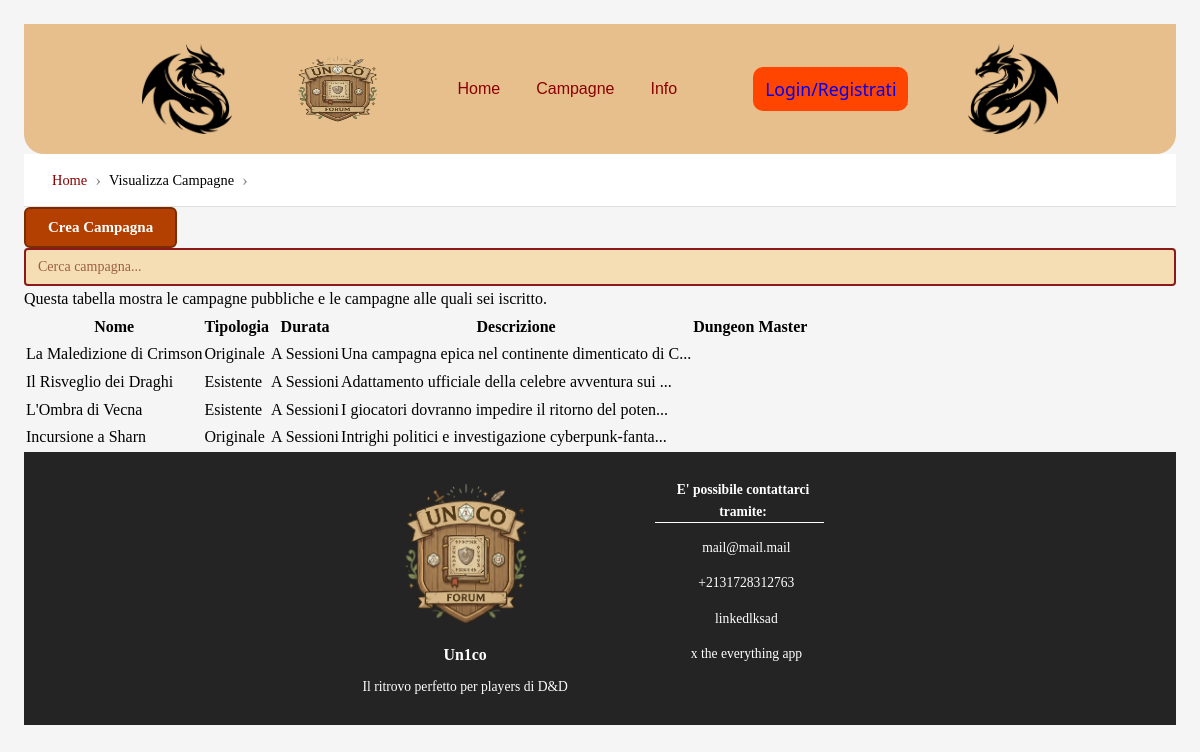
The page /campagne on the database its author committed.
### tables this page shows
create table Campagna (
    codice_campagna varchar(16) not null,
    nome varchar(255) not null,
    tipologia ENUM('Esistente', 'Originale') not null,
    durata ENUM('One Shot', 'A Sessioni') not null,
    descrizione text not null,
    dungeon_master varchar(255) not null,
    visibilita boolean not null,
    primary key (codice_campagna),
    foreign key (dungeon_master) references Utente(username) on delete cascade
);

### src/PHP/Queries/Queries.php (called while the page is built, shortened)
<?php
function getCampagnePubbliche(): ?array
{
    $query = "SELECT * FROM Campagna WHERE visibilita = true";
    try {
        $connection = DBAccess::getInstance();
        $stmt = $connection->prepare($query);
        $stmt->execute();
        $result = $stmt->get_result();
        return $result->fetch_all(MYSQLI_ASSOC);
    } catch (mysqli_sql_exception $e) {
        error_log("Errore DB durante il caricamento campagne pubbliche: " . $e->getMessage());
        throw new DatabaseError("Si è verificato un errore nel caricamento dei dati.");
    }
}

### src/PHP/Pages/lista_campagne.php (the view, shortened to what this page needs)
<?php
require_once BASE_PATH . "/src/PHP/Helper/Helper.php";
require_once BASE_PATH . "/src/PHP/Queries/Queries.php";
$titolo = 'Lista delle campagne';
$descrizione = 'Guarda le campagne pubbliche e quelle a cui partecipi';
$keywords = 'campagne, gioco, unisciti, scopri, disponibili';
$page = file_get_contents(BASE_PATH . "/src/HTML/structure/lista_campagne.html");
try{
$campagne = getCampagnePubbliche();
$rowsHtml = '';
if ($campagne && count($campagne) > 0 ) {
    foreach ($campagne as $campagna) {
        $introDescrizione = strlen($campagna['descrizione']) > 50
            ? substr($campagna['descrizione'], 0, 50) . '...'
            : $campagna['descrizione'];
        $codiceCampagna = htmlspecialchars($campagna['codice_campagna'], ENT_QUOTES, 'UTF-8');
        $rowsHtml .= '<tr onclick="window.location.href=\'/scheda_campagna?codice=' . $codiceCampagna . '\'" style="cursor: pointer;">';
        $rowsHtml .= '<td>' . htmlspecialchars($campagna['nome']) . '</td>';
        $rowsHtml .= '<td>' . htmlspecialchars($campagna['tipologia']) . '</td>';
        $rowsHtml .= '<td>' . htmlspecialchars($campagna['durata']) . '</td>';
        $rowsHtml .= '<td>' . htmlspecialchars($introDescrizione) . '</td>';
        $rowsHtml .= '</tr>';
    }
} else {
    $rowsHtml = '<tr><td colspan="5">Nessuna campagna pubblica disponibile al momento.</td></tr>';
}
} catch (Exception $e) {
    $rowsHtml = '<tr><td colspan="5">Errore nel caricamento delle campagne.</td></tr>';
}
$page = str_replace('{{CAMPAGNE_ROWS}}', $rowsHtml, $page);
$header = headerPlaceholder($titolo, $descrizione, $keywords, "lista_campagne");
$footer = file_get_contents(BASE_PATH . "/src/HTML/template/footer.html");
$content = $header . $page . $footer;
echo $content;

### public/assets/CSS/ap_stylesheet.css (style rules this page uses)
* { padding: 0; margin: 0; box-sizing: border-box; text-decoration: none; list-style: none; }
body { height: 100%; font-family: 'Segoe UI', Tahoma, Geneva, Verdana, sans-serif; line-height: 1.6; background-color: #f5f5f5; }
.wrapper { min-height: 100vh; display: flex; flex-direction: column; }
.container { max-width: 1200px; margin: 0 0.5rem; padding: 0 20px; }
header { background: #E6BF8C; border-radius: 0px 0px 20px 20px; width: 100%; top: 0; right: 0; z-index: 10000; display: flex; align-items: center; justify-content: space-evenly; padding: 20px 5%; transition: all 0.5s ease; }
.left_dragon, .right_dragon { display: flex; }
.navlinks li { display: inline-block; }
.navlinks li a, .dropbtn { display: block; color: #8B0000; text-align: center; padding: 14px 16px; text-decoration: none; font-family: 'Franklin Gothic Medium', 'Arial Narrow', Arial, sans-serif; transition: all 0.5s ease; }
.navlinks .dropdown { display: inline-block; }
.breadcrumb { background-color: white; border-bottom: 1px solid #e0e0e0; padding: 0.75rem 0; font-size: 0.9rem; }
.breadcrumb ol { display: flex; flex-wrap: wrap; list-style: none; gap: 0.5rem; }
footer { background-color: rgb(36, 36, 36); color: #FFFFFF; padding: 1em; font-size: 0.85em; }
#footer_container { display: flex; justify-content: space-around; margin: auto; max-width: 50%; }
#footer_titolo { display: flex; flex-direction: column; align-items: center; text-align: center; }
#footer_titolo h3 { margin-bottom: 0.5em; text-align: center; }
#footer_titolo p { margin-bottom: 1em; }
#footer_titolo img { vertical-align: middle; height: auto; width: auto; max-width: 150px; max-height: 150px; margin: 1em 0em; }
#footer_contatti { width: 30%; margin-right: 1em; text-align: center; }
#footer_contatti p { border-bottom: 1px solid white; padding: 1em 0em 0em 0.5em; margin-bottom: 0.5em; }
#footer_contatti ul { margin-left: 1em; }
#footer_contatti li { margin-top: 1em; }

### public/assets/CSS/cr_pr_g.css (style rules this page uses)
* { box-sizing: border-box; margin: 0; padding: 0; }
body { font-family: Georgia, 'Times New Roman', serif; }
input[type="text"], input[type="number"], textarea { width: 100%; padding: 9px 12px; border: 2px solid #8B1A1A; border-radius: 4px; background-color: #F5DEB3; color: #3D0505; font-size: 14px; font-family: Georgia, serif; resize: vertical; transition: border-color 0.15s, outline 0.15s; }
input[type="text"]::placeholder, textarea::placeholder { color: #9A6040; }
button { background-color: #B34000; color: #ffffff; border: 2px solid #7A2C00; border-radius: 6px; padding: 10px 22px; font-size: 15px; font-family: Georgia, serif; font-weight: 700; cursor: pointer; transition: background 0.15s, transform 0.1s; }

### public/assets/CSS/logpsw.css (style rules this page uses)
* { box-sizing: border-box; margin: 0; padding: 0; }
body { display:block; font-family: Georgia, 'Times New Roman', serif; padding: 1.5rem; border-radius: 8px; }
input[type="text"], input[type="email"], input[type="password"] { width: 100%; padding: 9px 12px; border: 2px solid #8B1A1A; border-radius: 4px; background: #F5DEB3; color: #3D0505; font-size: 14px; font-family: Georgia, serif; transition: border-color 0.15s; }
input[type="text"]::placeholder, input[type="email"]::placeholder, input[type="password"]::placeholder { color: #9A6040; }

### rows shown on the page
campagna: nome "La Maledizione di Crimson", tipologia "Originale", durata "A Sessioni", descrizione "Una campagna epica nel continente dimenticato di C..."
campagna: nome "Il Risveglio dei Draghi", tipologia "Esistente", durata "A Sessioni", descrizione "Adattamento ufficiale della celebre avventura sui ..."
campagna: nome "L'Ombra di Vecna", tipologia "Esistente", durata "A Sessioni", descrizione "I giocatori dovranno impedire il ritorno del poten..."
campagna: nome "Incursione a Sharn", tipologia "Originale", durata "A Sessioni", descrizione "Intrighi politici e investigazione cyberpunk-fanta..."
